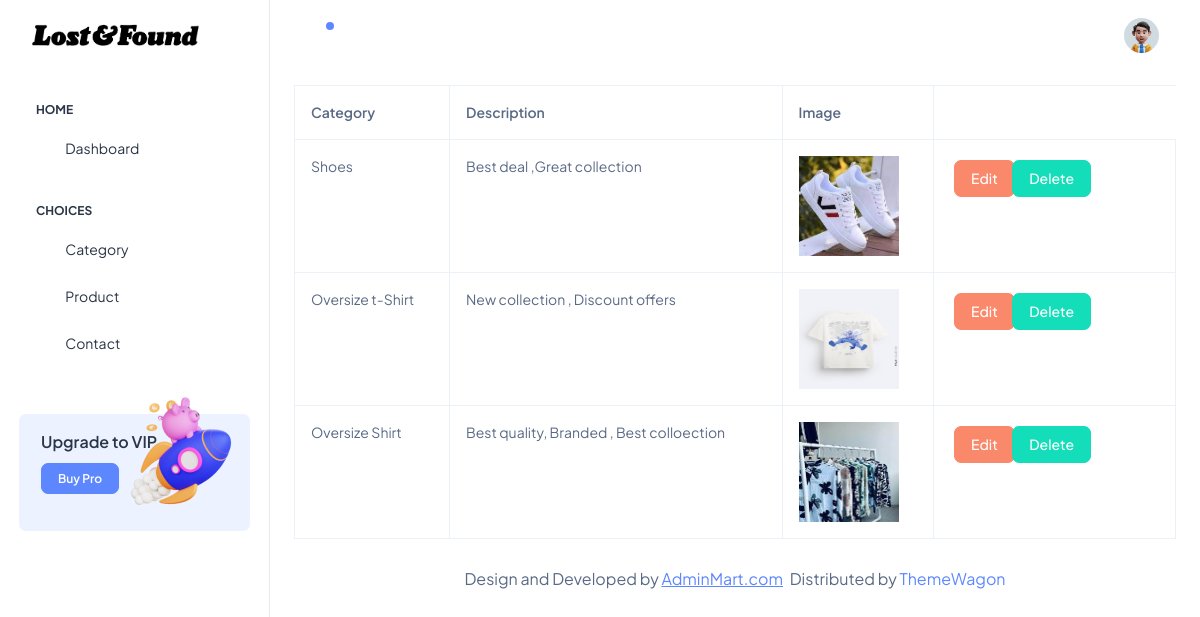
Screenshot of /LaFapp/dis_category/ with the database file from the repository.
### LaFapp/models.py (models this page shows)
class category_db(models.Model):
    Category_Name = models.CharField(max_length=30,null=True,blank=True)
    Category_Description = models.CharField(max_length=100,null=True,blank=True)
    Category_Image = models.ImageField(upload_to="profile",null=True,blank=True)

### LaFapp/views.py (the view)
# urls.py: path('dis_category/', views.dis_category, name="dis_category"),
def dis_category(request):
    category = category_db.objects.all()
    return render(request,"dis_category.html",{'category':category})

### LaFapp/templates/dis_category.html (shortened to what this page needs)
<!DOCTYPE html>
{% extends 'index.html' %}
{% block content %}
<html lang="en">
<head>
</head>
<body>
    <div>
        <table class="table table-bordered">
  <thead>
    <tr>
      <th scope="col">Category</th>
      <th scope="col">Description</th>
      <th scope="col">Image</th>
    </tr>
  </thead>
  <tbody>
    {% for i in category %}
    <tr>
      <td>{{i.Category_Name}}</td>
      <td>{{i.Category_Description}}</td>
      <td>
          <img src="{{i.Category_Image.url}}" width="100px" height="100px">
      </td>
       <td>
          <div class="row">
              <div class="col-lg-3">
                  <form action="{% url 'edit_category' dataid=i.id %}">
               <button  class="btn btn-danger m-1">Edit</button>
                  </form>
              </div>
              <div class="col-lg-3">
                  <form action="{% url 'delete_category' dataid=i.id %}">
               <button  class="btn btn-success m-1">Delete</button>
           </form>
              </div>
          </div>
       </td>
    </tr>
  {% endfor %}
  </tbody>
</table>
    </div>
</body>
</html>
{% endblock %}

### rows the page displays
category_db: Category_Name "Shoes", Category_Description "Best deal ,Great collection", Category_Image (picture)
category_db: Category_Name "Oversize t-Shirt", Category_Description "New collection , Discount offers", Category_Image (picture)
category_db: Category_Name "Oversize Shirt", Category_Description "Best quality, Branded , Best colloection", Category_Image (picture)
